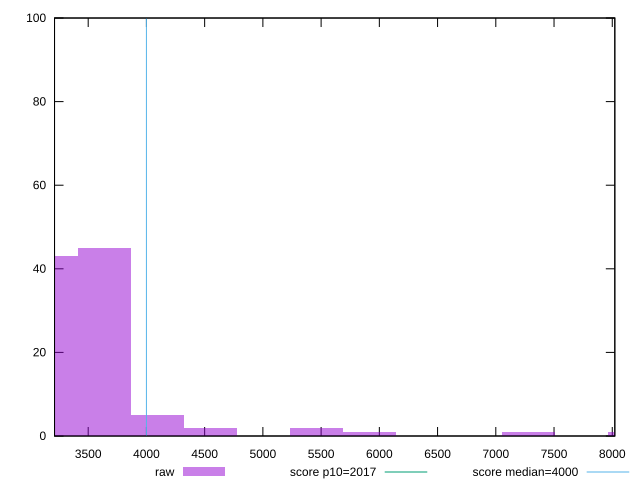

Generate this figure with gnuplot:
reset

$raw <<EOF
3640.2138845922523 45
4095.240620166284 5
8190.481240332568 1
7280.4277691845045 1
5460.320826888378 2
3185.1871490182207 43
5915.34756246241 1
4550.267355740315 2
EOF

set key outside below
set boxwidth 455.02673557403153
set xrange [3211.007999999998:8021.96399999999]
set yrange [0:100]
set trange [0:100]
set style fill transparent solid 0.5 noborder

set parametric
set terminal svg size 640, 490 enhanced background rgb 'white'
set output "reprap/mainthread-work-breakdown/samples/pages+cached/raw/histogram.svg"

plot $raw title "raw" with boxes, \
     2017,t title "score p10=2017", \
     4000,t title "score median=4000"

reset
